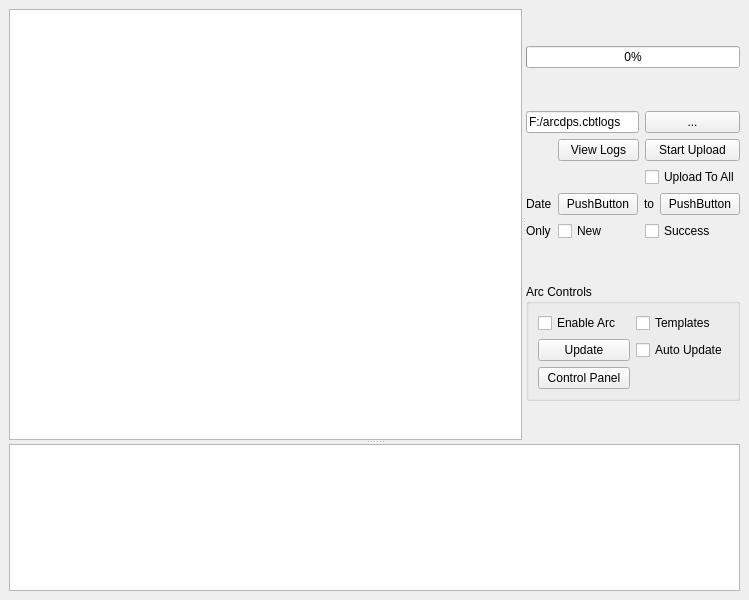
<?xml version="1.0" encoding="UTF-8"?>
<ui version="4.0">
 <class>MainWindow</class>
 <widget class="QMainWindow" name="MainWindow">
  <property name="geometry">
   <rect>
    <x>0</x>
    <y>0</y>
    <width>749</width>
    <height>600</height>
   </rect>
  </property>
  <property name="windowTitle">
   <string>MainWindow</string>
  </property>
  <widget class="QWidget" name="centralwidget">
   <layout class="QHBoxLayout" name="horizontalLayout_2">
    <item>
     <widget class="QSplitter" name="splitter_2">
      <property name="orientation">
       <enum>Qt::Vertical</enum>
      </property>
      <widget class="QSplitter" name="splitter">
       <property name="sizePolicy">
        <sizepolicy hsizetype="Expanding" vsizetype="Preferred">
         <horstretch>0</horstretch>
         <verstretch>2</verstretch>
        </sizepolicy>
       </property>
       <property name="orientation">
        <enum>Qt::Horizontal</enum>
       </property>
       <widget class="LogTree" name="logBrowserTable">
        <property name="sizePolicy">
         <sizepolicy hsizetype="Expanding" vsizetype="Expanding">
          <horstretch>2</horstretch>
          <verstretch>0</verstretch>
         </sizepolicy>
        </property>
        <property name="styleSheet">
         <string notr="true"/>
        </property>
       </widget>
       <widget class="QWidget" name="widget_4" native="true">
        <property name="sizePolicy">
         <sizepolicy hsizetype="Fixed" vsizetype="Minimum">
          <horstretch>0</horstretch>
          <verstretch>0</verstretch>
         </sizepolicy>
        </property>
        <layout class="QVBoxLayout" name="verticalLayout_2">
         <property name="leftMargin">
          <number>0</number>
         </property>
         <property name="topMargin">
          <number>0</number>
         </property>
         <property name="rightMargin">
          <number>0</number>
         </property>
         <property name="bottomMargin">
          <number>0</number>
         </property>
         <item>
          <widget class="QProgressBar" name="progressBar">
           <property name="sizePolicy">
            <sizepolicy hsizetype="Preferred" vsizetype="Fixed">
             <horstretch>0</horstretch>
             <verstretch>0</verstretch>
            </sizepolicy>
           </property>
           <property name="value">
            <number>0</number>
           </property>
           <property name="alignment">
            <set>Qt::AlignCenter</set>
           </property>
           <property name="format">
            <string>%p%</string>
           </property>
          </widget>
         </item>
         <item>
          <widget class="QWidget" name="widget" native="true">
           <property name="sizePolicy">
            <sizepolicy hsizetype="Fixed" vsizetype="Fixed">
             <horstretch>0</horstretch>
             <verstretch>0</verstretch>
            </sizepolicy>
           </property>
           <layout class="QGridLayout" name="gridLayout">
            <property name="leftMargin">
             <number>0</number>
            </property>
            <property name="topMargin">
             <number>0</number>
            </property>
            <property name="rightMargin">
             <number>0</number>
            </property>
            <property name="bottomMargin">
             <number>0</number>
            </property>
            <item row="2" column="5">
             <widget class="QPushButton" name="pushButton">
              <property name="sizePolicy">
               <sizepolicy hsizetype="Preferred" vsizetype="Fixed">
                <horstretch>0</horstretch>
                <verstretch>0</verstretch>
               </sizepolicy>
              </property>
              <property name="text">
               <string>Start Upload</string>
              </property>
             </widget>
            </item>
            <item row="1" column="5">
             <widget class="QPushButton" name="browseButton">
              <property name="sizePolicy">
               <sizepolicy hsizetype="Preferred" vsizetype="Fixed">
                <horstretch>1</horstretch>
                <verstretch>0</verstretch>
               </sizepolicy>
              </property>
              <property name="text">
               <string>...</string>
              </property>
             </widget>
            </item>
            <item row="3" column="5">
             <widget class="QCheckBox" name="checkUploadAll">
              <property name="text">
               <string>Upload To All</string>
              </property>
             </widget>
            </item>
            <item row="6" column="4">
             <widget class="QCheckBox" name="filterNewCheck">
              <property name="text">
               <string>New</string>
              </property>
             </widget>
            </item>
            <item row="2" column="4">
             <widget class="QPushButton" name="viewButton">
              <property name="sizePolicy">
               <sizepolicy hsizetype="Preferred" vsizetype="Fixed">
                <horstretch>1</horstretch>
                <verstretch>0</verstretch>
               </sizepolicy>
              </property>
              <property name="text">
               <string>View Logs</string>
              </property>
              <property name="autoDefault">
               <bool>false</bool>
              </property>
              <property name="default">
               <bool>false</bool>
              </property>
              <property name="flat">
               <bool>false</bool>
              </property>
             </widget>
            </item>
            <item row="6" column="5">
             <widget class="QCheckBox" name="filterSuccessCheck">
              <property name="text">
               <string>Success</string>
              </property>
             </widget>
            </item>
            <item row="4" column="4" colspan="2">
             <widget class="QWidget" name="widget_2" native="true">
              <layout class="QHBoxLayout" name="horizontalLayout">
               <property name="leftMargin">
                <number>0</number>
               </property>
               <property name="topMargin">
                <number>0</number>
               </property>
               <property name="rightMargin">
                <number>0</number>
               </property>
               <property name="bottomMargin">
                <number>0</number>
               </property>
               <item>
                <widget class="QPushButton" name="startDateButton">
                 <property name="sizePolicy">
                  <sizepolicy hsizetype="Preferred" vsizetype="Fixed">
                   <horstretch>1</horstretch>
                   <verstretch>0</verstretch>
                  </sizepolicy>
                 </property>
                 <property name="text">
                  <string>PushButton</string>
                 </property>
                </widget>
               </item>
               <item>
                <widget class="QLabel" name="label">
                 <property name="sizePolicy">
                  <sizepolicy hsizetype="Fixed" vsizetype="Preferred">
                   <horstretch>0</horstretch>
                   <verstretch>0</verstretch>
                  </sizepolicy>
                 </property>
                 <property name="text">
                  <string>to</string>
                 </property>
                </widget>
               </item>
               <item>
                <widget class="QPushButton" name="endDateButton">
                 <property name="sizePolicy">
                  <sizepolicy hsizetype="Preferred" vsizetype="Fixed">
                   <horstretch>1</horstretch>
                   <verstretch>0</verstretch>
                  </sizepolicy>
                 </property>
                 <property name="text">
                  <string>PushButton</string>
                 </property>
                </widget>
               </item>
              </layout>
             </widget>
            </item>
            <item row="4" column="3">
             <widget class="QLabel" name="label_2">
              <property name="sizePolicy">
               <sizepolicy hsizetype="Fixed" vsizetype="Preferred">
                <horstretch>0</horstretch>
                <verstretch>0</verstretch>
               </sizepolicy>
              </property>
              <property name="text">
               <string>Date</string>
              </property>
             </widget>
            </item>
            <item row="6" column="3">
             <widget class="QLabel" name="label_4">
              <property name="sizePolicy">
               <sizepolicy hsizetype="Fixed" vsizetype="Preferred">
                <horstretch>0</horstretch>
                <verstretch>0</verstretch>
               </sizepolicy>
              </property>
              <property name="text">
               <string>Only</string>
              </property>
             </widget>
            </item>
            <item row="1" column="3" colspan="2">
             <widget class="QLineEdit" name="logPathEdit">
              <property name="sizePolicy">
               <sizepolicy hsizetype="Expanding" vsizetype="Fixed">
                <horstretch>2</horstretch>
                <verstretch>0</verstretch>
               </sizepolicy>
              </property>
              <property name="text">
               <string>F:/arcdps.cbtlogs</string>
              </property>
             </widget>
            </item>
           </layout>
          </widget>
         </item>
         <item>
          <widget class="QGroupBox" name="groupBox_3">
           <property name="sizePolicy">
            <sizepolicy hsizetype="Minimum" vsizetype="Fixed">
             <horstretch>0</horstretch>
             <verstretch>0</verstretch>
            </sizepolicy>
           </property>
           <property name="title">
            <string>Arc Controls</string>
           </property>
           <property name="flat">
            <bool>true</bool>
           </property>
           <layout class="QGridLayout" name="gridLayout_2">
            <item row="0" column="0">
             <widget class="QCheckBox" name="checkBox">
              <property name="text">
               <string>Enable Arc</string>
              </property>
             </widget>
            </item>
            <item row="0" column="1">
             <widget class="QCheckBox" name="checkBox_2">
              <property name="text">
               <string>Templates</string>
              </property>
             </widget>
            </item>
            <item row="1" column="0">
             <widget class="QPushButton" name="pushButton_2">
              <property name="text">
               <string>Update</string>
              </property>
             </widget>
            </item>
            <item row="1" column="1">
             <widget class="QCheckBox" name="checkBox_3">
              <property name="text">
               <string>Auto Update</string>
              </property>
             </widget>
            </item>
            <item row="2" column="0">
             <widget class="QPushButton" name="pushButton_3">
              <property name="text">
               <string>Control Panel</string>
              </property>
             </widget>
            </item>
           </layout>
          </widget>
         </item>
        </layout>
       </widget>
      </widget>
      <widget class="EncounterPreviewTable" name="encounterPreviewTable">
       <property name="sizePolicy">
        <sizepolicy hsizetype="Expanding" vsizetype="Preferred">
         <horstretch>0</horstretch>
         <verstretch>1</verstretch>
        </sizepolicy>
       </property>
       <property name="gridStyle">
        <enum>Qt::NoPen</enum>
       </property>
       <property name="sortingEnabled">
        <bool>true</bool>
       </property>
       <attribute name="horizontalHeaderVisible">
        <bool>true</bool>
       </attribute>
       <attribute name="verticalHeaderVisible">
        <bool>false</bool>
       </attribute>
      </widget>
     </widget>
    </item>
   </layout>
  </widget>
  <widget class="QMenuBar" name="menubar">
   <property name="geometry">
    <rect>
     <x>0</x>
     <y>0</y>
     <width>749</width>
     <height>21</height>
    </rect>
   </property>
   <property name="defaultUp">
    <bool>true</bool>
   </property>
   <property name="nativeMenuBar">
    <bool>true</bool>
   </property>
  </widget>
 </widget>
 <customwidgets>
  <customwidget>
   <class>EncounterPreviewTable</class>
   <extends>QTableView</extends>
   <header>encounterpreviewtable</header>
  </customwidget>
  <customwidget>
   <class>LogTree</class>
   <extends>QTreeView</extends>
   <header>logtree</header>
  </customwidget>
 </customwidgets>
 <resources/>
 <connections/>
</ui>
